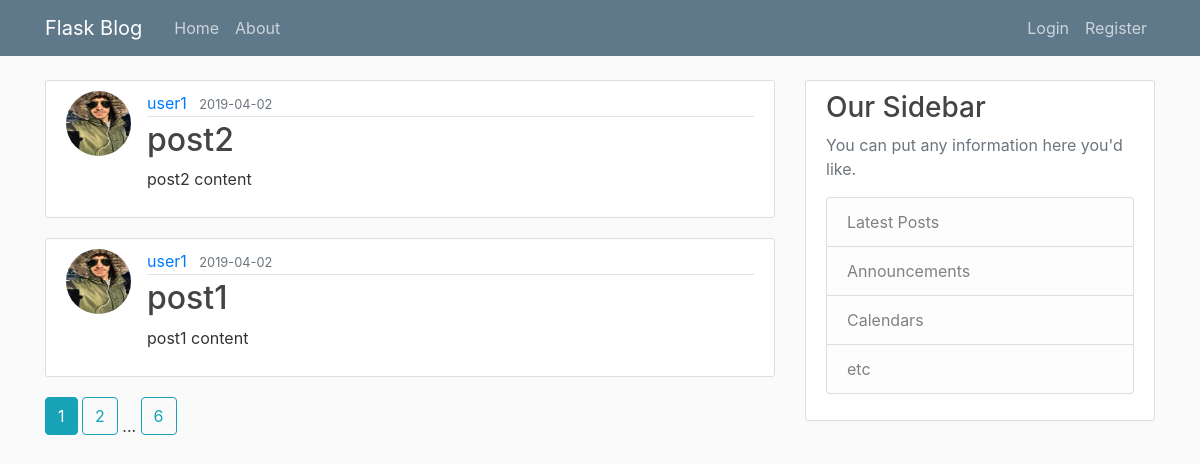
The page /home on the database its author committed.
### flaskblog/models.py (models this page shows, shortened)
class Post(db.Model):
    id = db.Column(db.Integer, primary_key=True)
    title = db.Column(db.String(100), nullable=False)
    date_posted = db.Column(db.DateTime, nullable=False, default=datetime.utcnow)
    content = db.Column(db.Text, nullable=False)
    user_id = db.Column(db.Integer, db.ForeignKey('user.id'), nullable=False)

class User(db.Model, UserMixin):
    id = db.Column(db.Integer, primary_key=True)
    username = db.Column(db.String(20), unique=True, nullable=False)
    email = db.Column(db.String(120), unique=True, nullable=False)
    image_file = db.Column(db.String(20), nullable=False, default='default.jpg')
    password = db.Column(db.String(60), nullable=False)
    posts = db.relationship('Post', backref='author', lazy=True)

### flaskblog/routes.py (the view)
@app.route("/")
@app.route("/home")
def home():
    page = request.args.get('page', 1, type=int)
    posts = Post.query.paginate(page=page, per_page=2)
    return render_template('home.html', posts=posts)

### flaskblog/templates/home.html
{% extends "layout.html" %}
{% block content %}
    {% for post in posts.items %}
        <article class="media content-section">
          <img src="{{ url_for('static', filename='profile_pics/' + post.author.image_file) }}" alt="" class="rounded-circle article-img">
          <div class="media-body">
            <div class="article-metadata">
              <a class="mr-2" href="#">{{ post.author.username }}</a>
              <small class="text-muted">{{ post.date_posted.strftime('%Y-%m-%d') }}</small>
            </div>
            <h2><a class="article-title" href="{{ url_for('post', post_id=post.id) }}">{{ post.title }}</a></h2>
            <p class="article-content">{{ post.content }}</p>
          </div>
        </article>
    {% endfor %}
    {% for page_num in posts.iter_pages(left_edge=1, right_edge=1, left_current=1, right_current=2) %}
      {% if page_num %}
        {% if posts.page == page_num %}
          <a href="{{ url_for('home', page=page_num) }}" class="btn btn-info mb-4">{{ page_num }}</a>
        {% else %}
          <a href="{{ url_for('home', page=page_num) }}" class="btn btn-outline-info mb-4">{{ page_num }}</a>
        {% endif %}
      {% else %}
        ...
      {% endif %}
    {% endfor %}
{% endblock content %}

### flaskblog/static/main.css (style rules this page uses)
body { background: #fafafa; color: #333333; margin-top: 5rem; }
h1, h2, h3, h4, h5, h6 { color: #444444; }
.content-section { background: #ffffff; padding: 10px 20px; border: 1px solid #dddddd; border-radius: 3px; margin-bottom: 20px; }
.article-title { color: #444444; }
.article-content { white-space: pre-line; }
.article-img { height: 65px; width: 65px; margin-right: 16px; }
.article-metadata { padding-bottom: 1px; margin-bottom: 4px; border-bottom: 1px solid #e3e3e3 }

### rows shown on the page
Post: image_file (picture), author.username "user1", date_posted "2019-04-02", title "post2", content "post2 content"
Post: image_file (picture), author.username "user1", date_posted "2019-04-02", title "post1", content "post1 content"

### other values the page prints
{{ page_num }} "1"
{{ page_num }} "2" "6"
